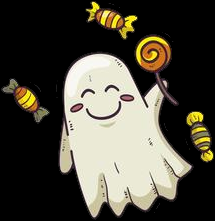
#> input picture les7/candy_ghost.png, 215 x 221 px, given in place of the camera
$ python lab1.py
#> lines starting #> are read from the running program, lines starting #| are printed output that depends on the picture; after the words box and inside, x2 and y2 are one past the last pixel; in counts of white or black regions, pixels touching at a corner belong together
import cv2
import time

prev_frame = None
cap = cv2.VideoCapture(0)
contours_r = []
start_time = time.time()
color = "green"

while True:
    ret, frame = cap.read()
#> frame is the input picture: shape (221, 215, 3); mean B, G, R 63, 74.3, 77.9
    cv2.imshow('frame', frame)
    key = cv2.waitKey(10) & 0xff
#> (key Esc is pressed here)
    gray = cv2.cvtColor(frame, cv2.COLOR_BGR2GRAY)
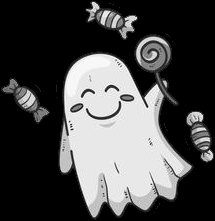
#> gray: shape (221, 215); min 0, max 254, mean 74.1
    edges = cv2.Canny(gray, 50, 150)
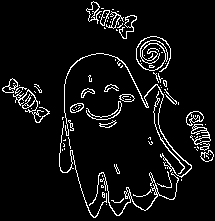
#> edges: shape (221, 215); 6.6% white in thin lines or dots
    contours, hierarchy = cv2.findContours(edges, cv2.RETR_EXTERNAL, cv2.CHAIN_APPROX_SIMPLE)
#> contours = 85 contours, 66 with area under 20; largest, box (x1, y1, x2, y2) and area: (136, 36, 171, 72) 172, (186, 111, 204, 126) 157, (89, 172, 179, 216) 146, (190, 124, 211, 145) 136, (64, 53, 192, 178) 130

    if prev_frame is not None:
        frame_diff = cv2.absdiff(prev_frame, gray)
        frame_diff = cv2.Canny(frame_diff, 50, 150)
        contours_r, hierarchy = cv2.findContours(frame_diff, cv2.RETR_EXTERNAL, cv2.CHAIN_APPROX_SIMPLE)

    if time.time() - start_time >= 10:
        if color == "green":
            color = "red"
        else:
            color = "green"
        start_time = time.time()

    if color == "green":
        cv2.putText(frame, "Green light", (50, 50), cv2.FONT_HERSHEY_SIMPLEX, 1, (0, 255, 0), 2)
        frame = cv2.drawContours(frame, contours, -1, (0, 255, 0), 1)
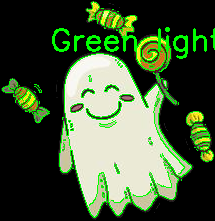
#> frame: shape (221, 215, 3); mean B, G, R 56.9, 87.9, 68.7
    else:
        cv2.putText(frame, "Red light", (50, 50), cv2.FONT_HERSHEY_SIMPLEX, 1, (0, 0, 255), 2)
        frame = cv2.drawContours(frame, contours_r, -1, (0, 0, 255), 1)
        frame = cv2.drawContours(frame, contours, -1, (0, 255, 0), 1)

    cv2.imshow('Frame', frame)

    prev_frame = gray.copy()

    if key == 27:  # Esc
        break

cv2.destroyAllWindows()
cap.release()

$ run again, on les7/scary_ghost.png
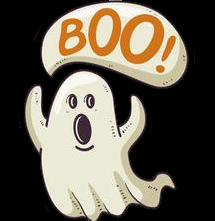
#> input picture les7/scary_ghost.png, 215 x 221 px, given in place of the camera
#> frame is the input picture: shape (221, 215, 3); mean B, G, R 80.9, 93.6, 100.8
#> `edges = cv2.Canny(gray, 50, 150)`:
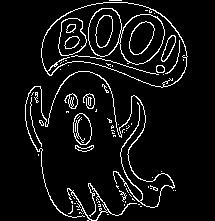
#> edges: shape (221, 215); 6.9% white in thin lines or dots, all inside (x1, y1, x2, y2) = (25, 0, 188, 221)
#> contours = 56 contours, 49 with area under 20; largest, box (x1, y1, x2, y2) and area: (41, 2, 188, 88) 8656, (73, 113, 92, 145) 446, (25, 71, 175, 218) 179, (64, 93, 78, 109) 110, (67, 183, 137, 221) 90, (75, 145, 94, 152) 56, (83, 93, 95, 109) 24
#> `frame = cv2.drawContours(frame, contours, -1, (0, 255, 0), 1)`:
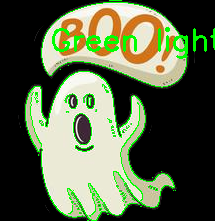
#> frame: shape (221, 215, 3); mean B, G, R 72.8, 101.1, 89.9
